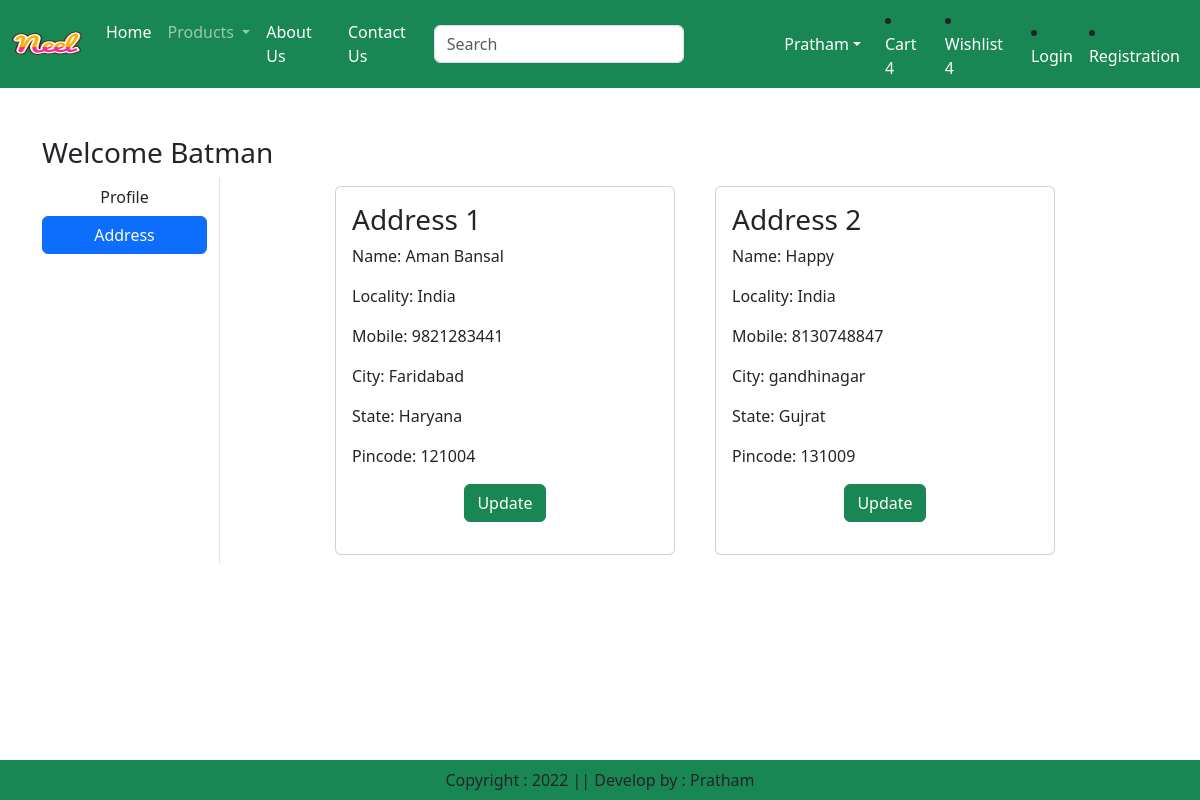
The page /address/ (signed in) on the database its author committed.
### store/models.py (models this page shows, shortened)
class Customer(models.Model):
    user = models.ForeignKey(User,on_delete=models.CASCADE)
    name = models.CharField(max_length=200)
    locality = models.CharField(max_length=200)
    city = models.CharField(max_length=50)
    mobile = models.IntegerField(default=0)
    zipcode = models.IntegerField()
    state = models.CharField(choices=STATE_CHOICES,max_length=100)

### store/views.py (the view)
# urls.py: path("address/", views.address, name="address"),
def address(request):
    add = Customer.objects.filter(user=request.user)
    return render(request, 'store/address.html',locals())

### store/templates/store/address.html (shortened to what this page needs)
{% extends 'store/base.html' %}
{% load static %}
{% block main-content %}
<div class="container my-5">
    <div class="row">
      <h3>Welcome <span class="text-capitalize">{{ request.user }}</span></h3>
        <div class="col-sm-2 border-end">
            <ul class="list-unstyled">
                <li class="d-grid"><a href="{% url 'profile' %}" class="btn">Profile</a></li>
                <li class="d-grid"><a href="{% url 'address' %}" class="btn btn-primary">Address</a></li>
            </ul>
        </div>
        <div class="col-sm-8 offset-sm-1">
            <div class="row">
                {% for ad in add %}
                <div class="col-sm-6">
                    <div class="card m-2">
                      <div class="card-body">
                        <h3>Address {{forloop.counter}}</h3>
                        <p>Name: {{ad.name}}</p>
                        <p>Locality: {{ad.locality}}</p>
                        <p>Mobile: {{ad.mobile}}</p>
                        <p>City: {{ad.city}}</p>
                        <p>State: {{ad.state}}</p>
                        <p>Pincode: {{ad.zipcode}}</p>
                        <p class="text-center"><a href="{% url 'updateAddress' pk=ad.id %}" type="buttn" class="btn btn-success">Update</a></p>
                      </div>
                    </div>
                </div>
                {% endfor %}
            </div>
        </div>
    </div>
{% endblock main-content %}

### rows shown on the page
Customer: name "Aman Bansal", locality "India", mobile "9821283441", city "Faridabad", state "Haryana", zipcode "121004"
Customer: name "Happy", locality "India", mobile "8130748847", city "gandhinagar", state "Gujrat", zipcode "131009"

### other values the page prints
{{ request.user }} "Batman"
